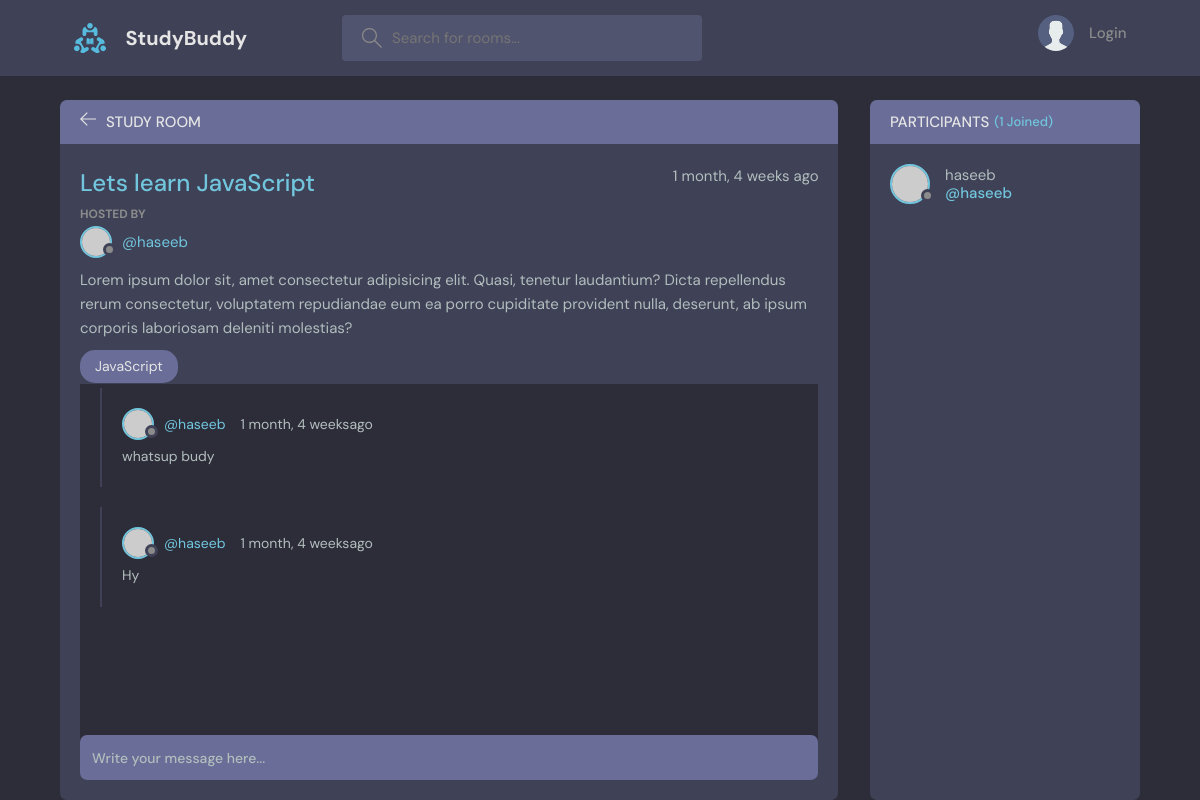
The page /room/1/ on the database its author committed.
### base/models.py (models this page shows, shortened)
class Room(models.Model):
    host =  models.ForeignKey(User, on_delete=models.SET_NULL, null = True)
    topic =  models.ForeignKey(Topic, on_delete=models.SET_NULL, null = True)
    name = models.CharField(max_length=100)
    description = models.TextField(null=True, blank=True)
    participants = models.ManyToManyField(
        User, related_name='participants', blank=True
    )
    updated = models.DateTimeField(auto_now=True)
    created = models.DateTimeField(auto_now_add=True)
    class Meta:
        ordering = ['-updated', '-created']

class Topic(models.Model):
    name = models.CharField(max_length=100)
    def __str__(self):
        return self.name

class Message(models.Model):
    user = models.ForeignKey(User, on_delete=models.CASCADE)
    room = models.ForeignKey(Room, on_delete=models.CASCADE)
    body = models.TextField()
    updated = models.DateTimeField(auto_now=True)
    created = models.DateTimeField(auto_now_add=True)
    class Meta:
        ordering = ['-updated', '-created']

### base/views.py (the view, shortened to what this page needs)
# urls.py: path('room/<str:pk>/', views.room, name="Room"),
def room(request, pk):
    room = Room.objects.get(id=pk)
    room_messages = room.message_set.all()
    participants = room.participants.all()
    context = {'room': room, 'room_messages':room_messages, 'participants':participants}
    return render(request, 'base/room.html', context)

### base/templates/base/room.html (shortened to what this page needs)
{% extends 'main.html' %}
{% block content %}
    <main class="profile-page layout layout--2">
      <div class="container">
        <div class="room">
          <div class="room__top">
            <div class="room__topLeft">
              <a href="{% url 'Home' %}">
                <svg version="1.1" xmlns="http://www.w3.org/2000/svg" width="32" height="32" viewBox="0 0 32 32">
                  <title>arrow-left</title>
                  <path
                    d="M13.723 2.286l-13.723 13.714 13.719 13.714 1.616-1.611-10.96-10.96h27.625v-2.286h-27.625l10.965-10.965-1.616-1.607z"
                  ></path>
                </svg>
              </a>
              <h3>Study Room</h3>
            </div>
          </div>
          <div class="room__box scroll">
            <div class="room__header scroll">
              <div class="room__info">
                <h3>{{room.name}}</h3>
                <span>{{room.created|timesince}} ago</span>
              </div>
              <div class="room__hosted">
                <p>Hosted By</p>
                <a href="{% url 'user-profile' room.host.id %}" class="room__author">
                  <div class="avatar avatar--small">
                    <img src="https://randomuser.me/api/portraits/men/37.jpg" />
                  </div>
                  <span>@{{room.host.username}}</span>
                </a>
              </div>
              <div class="room__details">
                Lorem ipsum dolor sit, amet consectetur adipisicing elit. Quasi, tenetur laudantium? Dicta repellendus
                rerum consectetur, voluptatem repudiandae eum ea porro cupiditate provident nulla, deserunt, ab ipsum
                corporis laboriosam deleniti molestias?
              </div>
              <span class="room__topics">{{room.topic}}</span>
            </div>
            <div class="room__conversation">
              <div class="threads scroll">
                {% for message in room_messages %}
                  <div class="thread">
                    <div class="thread__top">
                      <div class="thread__author">
                        <a href="{% url 'user-profile' message.user.id %}" class="thread__authorInfo">
                          <div class="avatar avatar--small">
                            <img src="https://randomuser.me/api/portraits/men/37.jpg" />
                          </div>
                          <span>@{{message.user.username}}</span>
                        </a>
                        <span class="thread__date">{{message.created|timesince}}ago</span>
                      </div>
                    </div>
                    <div class="thread__details">
                      {{message.body}}
                    </div>
                  </div>
                {% endfor %}
              </div>
            </div>
          </div>
          <div class="room__message">
            <form action="" method="POST">
              <input name="body" placeholder="Write your message here..." /></form>
          </div>
        </div>
        <div class="participants">
          <h3 class="participants__top">Participants <span>({{participants.count}} Joined)</span></h3>
          <div class="participants__list scroll">
            {% for user in participants %}
              <a href="{% url 'user-profile' user.id %}" class="participant">
                <div class="avatar avatar--medium">
                  <img src="https://randomuser.me/api/portraits/men/37.jpg" />
                </div>
                <p>
                  {{user.username}}
                  <span>@{{user.username}}</span>
                </p>
              </a>
            {% endfor %}
          </div>
        </div>
      </div>
    </main>
{% endblock content %}

### rows shown on the page
Room: name "Lets learn JavaScript", created "1 month, 4 weeks", host.username "haseeb", topic "JavaScript"
Message: user.username "haseeb", created "1 month, 4 weeks", body "whatsup budy"
Message: user.username "haseeb", created "1 month, 4 weeks", body "Hy"

### other values the page prints
{{ participants.count }} "1"
{{ user.username }} "haseeb"
